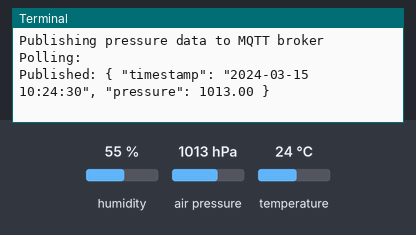
The program below on a simulated Raspberry Pi (BCM pin numbers). Parts: the last lines printed to the terminal. Inputs (shaded band) come from the test bench; at power-on: air pressure 1013 hPa, humidity 55 %, temperature 24 °C. The clock reads 2024-03-15 10:24:30 at power-on unless the program sets it; no MQTT or app messages arrive unless stated.

Above: at 1.3 s.
1.4 s: air pressure set to 952 hPa
At 6.1 s:
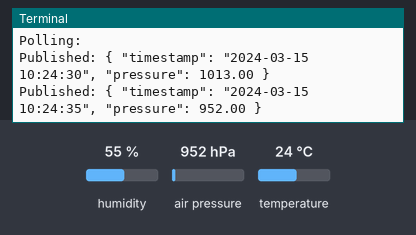
6.4 s: air pressure set to 975 hPa
At 11.7 s:
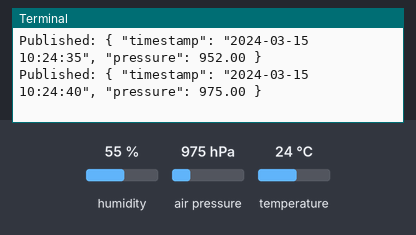
Timing chart, 0 to 13.2 s (numbered marks = the images above; inputs shaded):
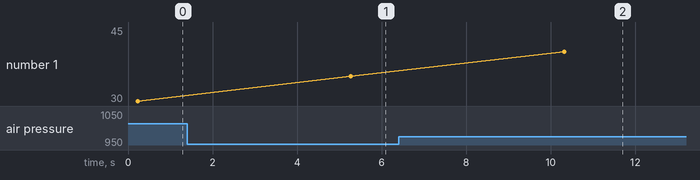

Measured:
- after the input at 1.4 s, the terminal: prints a new line after 3.9 s (image 1)
- after the input at 6.4 s, the terminal: prints a new line after 3.9 s (image 2)

The program:

collect-sensor-data.py
```python
#!/usr/bin/env python3

import time
import datetime
import bme680
import paho.mqtt.client as mqtt

# MQTT Broker (Mosquitto) settings
broker_address = "YOUR_MQTT_BROKER_IP"  # Replace with your MQTT broker address
topic = "sensor/pressure"  # Topic to publish pressure data

def main():
    print("Publishing pressure data to MQTT broker")

    try:
        sensor = bme680.BME680(bme680.I2C_ADDR_PRIMARY)
    except (RuntimeError, IOError):
        sensor = bme680.BME680(bme680.I2C_ADDR_SECONDARY)

    # These oversampling settings can be tweaked to change the balance between accuracy and noise in the data.
    sensor.set_pressure_oversample(bme680.OS_4X)

    # MQTT setup
    client = mqtt.Client("pressure_publisher")
    client.connect(broker_address)

    print('Polling:')
    try:
        while True:
            if sensor.get_sensor_data():
                timestamp = datetime.datetime.now().strftime("%Y-%m-%d %H:%M:%S")
                payload = '{ "timestamp": "%s", "pressure": %.2f }' % (
                    timestamp, sensor.data.pressure)
                client.publish(topic, payload)
                print(f"Published: {payload}")
            time.sleep(5)  # Adjust sleep time as needed
    except KeyboardInterrupt:
        client.disconnect()
        pass

if __name__ == '__main__':
    main()
```
